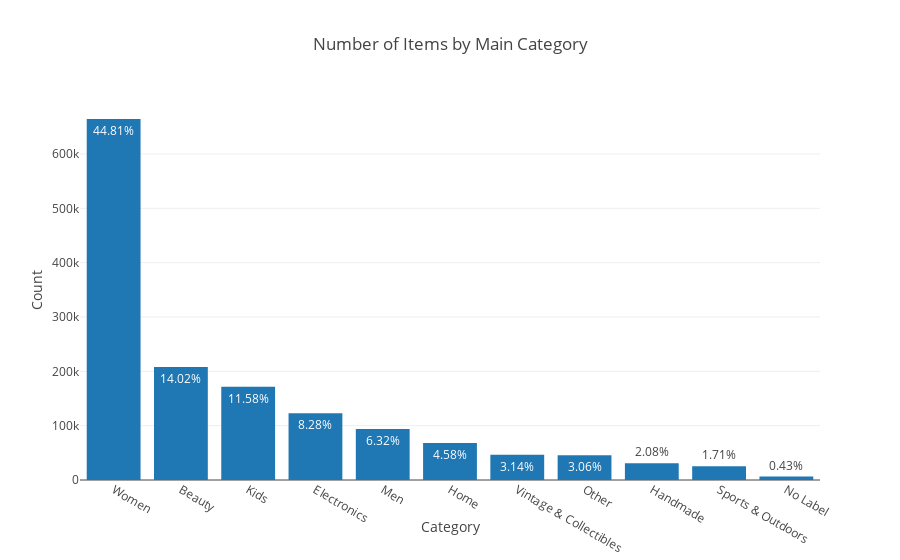
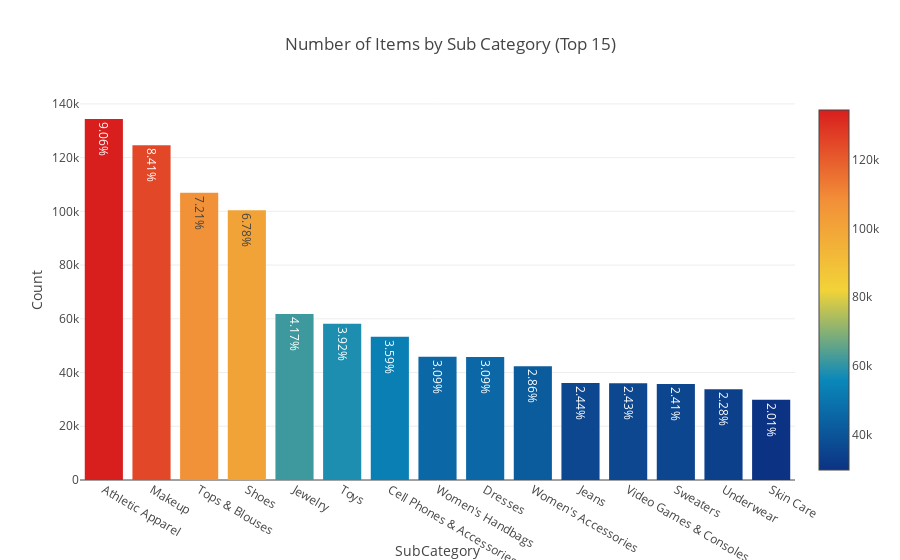

Notebook code for these charts, in order:
### Code cell
train['general_cat'], train['subcat_1'], train['subcat_2'] = \
zip(*train['category_name'].apply(lambda x: split_cat(x)))
print("There are %d unique categories." % train['general_cat'].nunique())
print("There are %d unique first sub-categories." % train['subcat_1'].nunique())
print("There are %d unique second sub-categories." % train['subcat_2'].nunique())

x = train['general_cat'].value_counts().index.values.astype('str')
y = train['general_cat'].value_counts().values
pct = [("%.2f"%(v*100))+"%"for v in (y/len(train))]
trace1 = go.Bar(x=x, y=y, text=pct)
layout = dict(title= 'Number of Items by Main Category',
              yaxis = dict(title='Count'),
              xaxis = dict(title='Category'))
fig=dict(data=[trace1], layout=layout)
py.iplot(fig)

x = train['subcat_1'].value_counts().index.values.astype('str')[:15]
y = train['subcat_1'].value_counts().values[:15]
pct = [("%.2f"%(v*100))+"%"for v in (y/len(train))][:15]
trace1 = go.Bar(x=x, y=y, text=pct, marker=dict(color = y,colorscale='Portland',showscale=True,
            reversescale = False))
layout = dict(title= 'Number of Items by Sub Category (Top 15)',
              yaxis = dict(title='Count'),
              xaxis = dict(title='SubCategory'))
fig=dict(data=[trace1], layout=layout)
py.iplot(fig)

### Figure 1 — Plotly figure (JSON) as saved in the notebook; plotly's stock layout.template omitted (floating-point values rounded to 4 significant figures)
{"data": [{"text": ["44.81%", "14.02%", "11.58%", "8.28%", "6.32%", "4.58%", "3.14%", "3.06%", "2.08%", "1.71%", "0.43%"], "type": "bar", "x": ["Women", "Beauty", "Kids", "Electronics", "Men", "Home", "Vintage & Collectibles", "Other", "Handmade", "Sports & Outdoors", "No Label"], "y": [664385, 207828, 171689, 122690, 93680, 67871, 46530, 45351, 30842, 25342, 6327]}], "layout": {"title": "Number of Items by Main Category", "xaxis": {"title": "Category"}, "yaxis": {"title": "Count"}}}

### Figure 2 — Plotly figure (JSON) as saved in the notebook; plotly's stock layout.template omitted (floating-point values rounded to 4 significant figures)
{"data": [{"marker": {"color": [134383, 124624, 106960, 100452, 61763, 58158, 53290, 45862, 45758, 42350, 36130, 35971, 35752, 33784, 29838], "colorscale": "Portland", "reversescale": false, "showscale": true}, "text": ["9.06%", "8.41%", "7.21%", "6.78%", "4.17%", "3.92%", "3.59%", "3.09%", "3.09%", "2.86%", "2.44%", "2.43%", "2.41%", "2.28%", "2.01%"], "type": "bar", "x": ["Athletic Apparel", "Makeup", "Tops & Blouses", "Shoes", "Jewelry", "Toys", "Cell Phones & Accessories", "Women's Handbags", "Dresses", "Women's Accessories", "Jeans", "Video Games & Consoles", "Sweaters", "Underwear", "Skin Care"], "y": [134383, 124624, 106960, 100452, 61763, 58158, 53290, 45862, 45758, 42350, 36130, 35971, 35752, 33784, 29838]}], "layout": {"title": "Number of Items by Sub Category (Top 15)", "xaxis": {"title": "SubCategory"}, "yaxis": {"title": "Count"}}}
